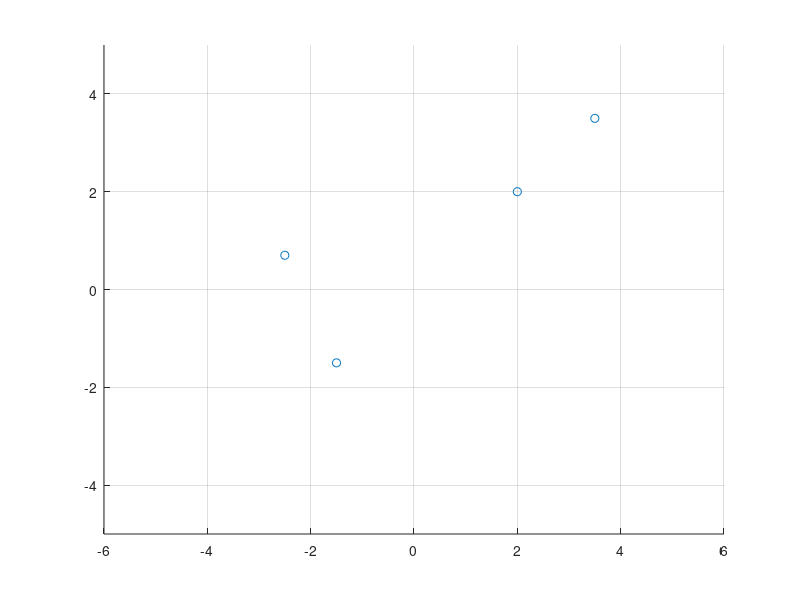

Write the MATLAB code that produced this figure. (Note: this script raises an error after producing the figure.)
clear 
close all
clc

global Cf Cr Ef Er m J cr cf lr lf l g Df Dr Bf Br V

Cf = 1.3;
Cr = 1.3;
Ef = -1.9990;
Er = -1.7908;
m = 1864;
J = 3654;
cr = 213800;
cf = 101600;
lr = 1.32;
lf = 1.51;
l = lr + lf;
g = 9.81;
Df = (1.2 * m * g * lr)/l;
Dr = (1.2 * m * g * lf)/l;
Bf = cf / (Cf*Df);
Br = cr / (Cr*Dr);



%% analisi della regione di attrazione del sistema al variare della velocità V

% considero tre velocità in m/s V1 = 15 (54 km/h)
% V2 = 25 (90 km/h), V3 = 35 (126 km/h) V4 = 50 (180km/h)
% l'evoluzione del sistema dipende dalla velocità

V1 = 15;
V2 = 25;
V3 = 35;
V4 = 50;

x0 = [-2.5 .7; -1.5 -1.5; 2 2; 3.5 3.5]; % condizioni inizali


figure
hold on
grid on
axis([-6 6 -5 5])

scatter(x0(:,1), x0(:,2), 'black')

for i = 1 :size(x0,1)
       
    V = V1;
    [t, y] = ode45(@nonlinear_dynamics, [0 40], x0(i,:));
    plot(y(:,1), y(:,2), 'r', 'LineWidth', 1)
     

    V = V2;
    [t, y] = ode45(@nonlinear_dynamics, [0 40], x0(i,:));
    plot(y(:,1), y(:,2), 'b', 'LineWidth', 1)
       

    V = V3;
    [t, y] = ode45(@nonlinear_dynamics, [0 40], x0(i,:));
    plot(y(:,1), y(:,2), 'y', 'LineWidth', 1)

    V = V4;
    [t,y] = ode45(@nonlinear_dynamics, [0 40], x0(i,:));
    plot(y(:,1), y(:,2), 'g', 'LineWidth', 1)
    
end

legend('Condizione inziale', '$V_{1}=54 \frac{km}{h}$', '$V_{2}=90 \frac{km}{h}$','$V_{3}=126 \frac{km}{h}$', '$V_{4}=180 \frac{km}{h}$', 'Interpreter', 'latex', 'Location','southeast')
%title('Dinamica del sistema in evoluzione libera')

% all'aumentare della velocità diminuisce il bacino di attrazione


%% Analisi della linearizzazione del sistema nell'intorno dell'origine

% devo prima linearizzare il sistema

syms vys rs Vs real

deltaf = 0;

alpha_f = deltaf - atan((vys + rs*lf)/Vs);
alpha_r = -atan((vys - rs*lf)/Vs);

f_sf = Df * sin(Cf * atan(Bf*(1-Ef)*alpha_f + Ef*atan(Bf*alpha_f)));
f_sr = Dr * sin(Cr * atan(Br*(1-Er)*alpha_r + Er*atan(Br*alpha_r)));

vyd = (f_sf)/m * cos(deltaf) + (f_sr)/m - rs*Vs;
rd = (f_sf*lf)/J * cos(deltaf) - (f_sr*lr)/J;


A = jacobian([vyd,rd], [vys, rs]); % compute linearization
A = subs(A, [vys, rs], [0, 0]) % evaluate in (0,0)

% ho il sistema linearizzato nell'intorno dell'origine

% considero tre velocità in m/s V1 = 15 (54 km/h)
% V2 = 25 (90 km/h), V3 = 35 (126 km/h)

V1 = 15;
A1 = subs(A, Vs, V1);
e1 = eig(A1);


V2 = 25;
A2 = subs(A, Vs, V2);
e2 = eig(A2);

V3 = 35;
A3 = subs(A, Vs, V3);
e3 = eig(A3);

V4 = 50;
A4 = subs(A, Vs, V4);
e4 = eig(A4);

figure

hold on
plot(real(e1),imag(e1),'*r', 'LineWidth', 1)
plot(real(e2),imag(e2),'*b', 'LineWidth', 1)
plot(real(e3),imag(e3),'*y', 'LineWidth', 1)
plot(real(e4),imag(e4),'*g', 'LineWidth', 1)

xline(0, ':')
yline(0, ':')

xlabel('Real')
ylabel('Imaginary')
legend('$V_{1}=54 \frac{km}{h}$', '$V_{2}=90 \frac{km}{h}$','$V_{3}=126 \frac{km}{h}$', '$V_{4}=180 \frac{km}{h}$', 'Interpreter', 'latex')
xlim([-inf, 1])
ylim([-10, 10])
axis equal
grid on
%title('Autovalori del sistema in evoluzione libera')

% per le quattro velocità scelte gli autovalori sono a parte reale
% negativa, quindi per tutte e quattro le velocità l'origine è localmente
% asintoticamente stabile per il sistema non lineare in realtà per
% l'estensione del teorema di linearizzazione di Lyapunov è anche
% localmente esponenzialmente stabile


%% tuning legge di controllo  

% prima considero il sistema lineare controllato e mostro che anche con k1
% e k2 il sistema non lineare è esponenzialmente stabile (e quindi anche
% asintoticamente) poi vedo come si comporta il sistema non lineare
% controllato con i guadagni di k1 e k2 che ho trovato cioè vedi il bacino
% di attrazione se cambia prendendo le condizioni iniziali che hai usato
% prima


% devo prima linearizzare il sistema controllato

syms vys rs Vs real
syms k1s k2s

deltaf = -k1s*vys - k2s*rs;

alpha_f = deltaf - atan((vys + rs*lf)/Vs);
alpha_r = -atan((vys - rs*lf)/Vs);

f_sf = Df * sin(Cf * atan(Bf*(1-Ef)*alpha_f + Ef*atan(Bf*alpha_f)));
f_sr = Dr * sin(Cr * atan(Br*(1-Er)*alpha_r + Er*atan(Br*alpha_r)));

vyd = (f_sf)/m * cos(deltaf) + (f_sr)/m - rs*Vs;
rd = (f_sf*lf)/J * cos(deltaf) - (f_sr*lr)/J;


A = jacobian([vyd,rd], [vys, rs]); % compute linearization
A = subs(A, [vys, rs], [0, 0]); % evaluate in (0,0)

V1 = 15;
A1 = subs(A, Vs, V1);
e1 = eig(A1);

V2 = 25;
A2 = subs(A, Vs, V2);
e2 = eig(A2);

V3 = 35;
A3 = subs(A, Vs, V3);
e3 = eig(A3);

V4 = 50;
A4 = subs(A, Vs, V4);
e4 = eig(A4);

% gli autovalori che ho trovato per le velocità dipendono da k1s e k2s

solution1 = solve(e1 == [-20; -20], [k1s, k2s]);
A1c = subs(A1, [k1s, k2s], [solution1.k1s, solution1.k2s]);

solution2 = solve(e2 == [-20; -20], [k1s, k2s]);
A2c = subs(A2, [k1s, k2s], [solution2.k1s, solution2.k2s]);

solution3 = solve(e3 == [-20; -20], [k1s, k2s]);
A3c = subs(A3, [k1s, k2s], [solution3.k1s, solution3.k2s]);

solution4 = solve(e4 == [-20; -20], [k1s, k2s]);
A4c = subs(A4, [k1s, k2s], [solution4.k1s, solution4.k2s]);


figure
hold on
grid on


plot(real(eig(A1c)), imag(eig(A1c)),'*r', 'LineWidth', 1)
plot(real(eig(A2c)), imag(eig(A2c)),'*b', 'LineWidth', 1)
plot(real(eig(A3c)), imag(eig(A3c)),'*y', 'LineWidth', 1)
plot(real(eig(A4c)), imag(eig(A4c)),'*g', 'LineWidth', 1)

xline(0, ':')
yline(0, ':')

xlabel('Real')
ylabel('Imaginary')
legend('$V_{1}=54 \frac{km}{h}$', '$V_{2}=90 \frac{km}{h}$','$V_{3}=126 \frac{km}{h}$', '$V_{4}=180 \frac{km}{h}$', 'Interpreter', 'latex')
xlim([-inf, 1])
ylim([-10, 10])
axis equal
grid on
%title('Autovalori del sistema controllato')

% ho tutti gli autovalori in -20, i gudagni cambieranno a seconda della
% velocità per portare gli autovalori in -20

% plot dei guadagni
K = [double(solution1.k1s) double(solution1.k2s); 
     double(solution2.k1s) double(solution2.k2s);
     double(solution3.k1s) double(solution3.k2s);
     double(solution4.k1s) double(solution4.k2s);];

figure
hold on
grid on

x = categorical({'V_1','V_2','V_3','V_4'});


b1 = bar(x(1), K(1,:), 'FaceColor','r');
b2 = bar(x(2), K(2,:), 'FaceColor','b');
b3 = bar(x(3), K(3,:), 'FaceColor','y');
b4 = bar(x(4), K(4,:), 'FaceColor','g');


text(b1(1).XEndPoints, b1(1).YEndPoints, 'k1', 'HorizontalAlignment', 'center', 'VerticalAlignment', 'top')
text(b1(2).XEndPoints, b1(2).YEndPoints, 'k2', 'HorizontalAlignment', 'center', 'VerticalAlignment', 'bottom')

text(b2(1).XEndPoints, b2(1).YEndPoints, 'k1', 'HorizontalAlignment', 'center', 'VerticalAlignment', 'top')
text(b2(2).XEndPoints, b2(2).YEndPoints, 'k2', 'HorizontalAlignment', 'center', 'VerticalAlignment', 'bottom')

text(b3(1).XEndPoints, b3(1).YEndPoints, 'k1', 'HorizontalAlignment', 'center', 'VerticalAlignment', 'top')
text(b3(2).XEndPoints, b3(2).YEndPoints, 'k2', 'HorizontalAlignment', 'center', 'VerticalAlignment', 'bottom')

text(b4(1).XEndPoints, b4(1).YEndPoints, 'k1', 'HorizontalAlignment', 'center', 'VerticalAlignment', 'top')
text(b4(2).XEndPoints, b4(2).YEndPoints, 'k2', 'HorizontalAlignment', 'center', 'VerticalAlignment', 'bottom')

legend('$V_{1}=54 \frac{km}{h}$', '', '$V_{2}=90 \frac{km}{h}$', '', '$V_{3}=126 \frac{km}{h}$',  '', '$V_{4}=180 \frac{km}{h}$',  '', ...
    'Interpreter', 'latex', 'Location','northwest')


%title('Guadagni del sistema controllato')


% prima avevo degli autovalori complessi, quindi non è facile confrontarli
% con degli autovalori reali e per questo motivo che il guadagno k2 ci sta
% che venga negativo (ricorda che deltaf ha già il segno meno)

global k1 k2

x0 = [-2.5 .7; -1.5 -1.5; 2 2; 3.5 3.5]; % condizioni inizali

figure
hold on
grid on

scatter(x0(:,1), x0(:,2), 'black')

for i = 1 :size(x0,1)
       
    k1 = double(solution1.k1s);
    k2 = double(solution1.k2s);
    [t, y1] = ode45(@nonlinear_dynamics_controlled, [0 40], x0(i,:));
    plot(y1(:,1), y1(:, 2), 'r', 'LineWidth', 1)
     

    k1 = double(solution2.k1s);
    k2 = double(solution2.k2s);
    [t, y2] = ode45(@nonlinear_dynamics_controlled, [0 40], x0(i,:));
    plot(y2(:,1), y2(:,2), 'b', 'LineWidth', 1)
       

    k1 = double(solution3.k1s);
    k2 = double(solution3.k2s);
    [t, y3] = ode45(@nonlinear_dynamics_controlled, [0 40], x0(i,:));
    plot(y3(:,1), y3(:,2), 'y', 'LineWidth', 1)

    k1 = double(solution4.k1s);
    k2 = double(solution4.k2s);
    [t,y4] = ode45(@nonlinear_dynamics_controlled, [0 40], x0(i,:));
    plot(y4(:,1), y4(:,2), 'g', 'LineWidth', 1)
    
end

legend('Condizione inziale', '$V_{1}=54 \frac{km}{h}$', '$V_{2}=90 \frac{km}{h}$','$V_{3}=126 \frac{km}{h}$', '$V_{4}=180 \frac{km}{h}$', ...
    'Interpreter', 'latex', 'Location','northeast')
%title('Dinamica del sistema controllato')

% con questi valori di k1 e k2 il bacino di attrazione è aumentato dato che
% le traiettorie convergono per tutte le condizioni inziali considerate,
% cosa che prima non accadeva

